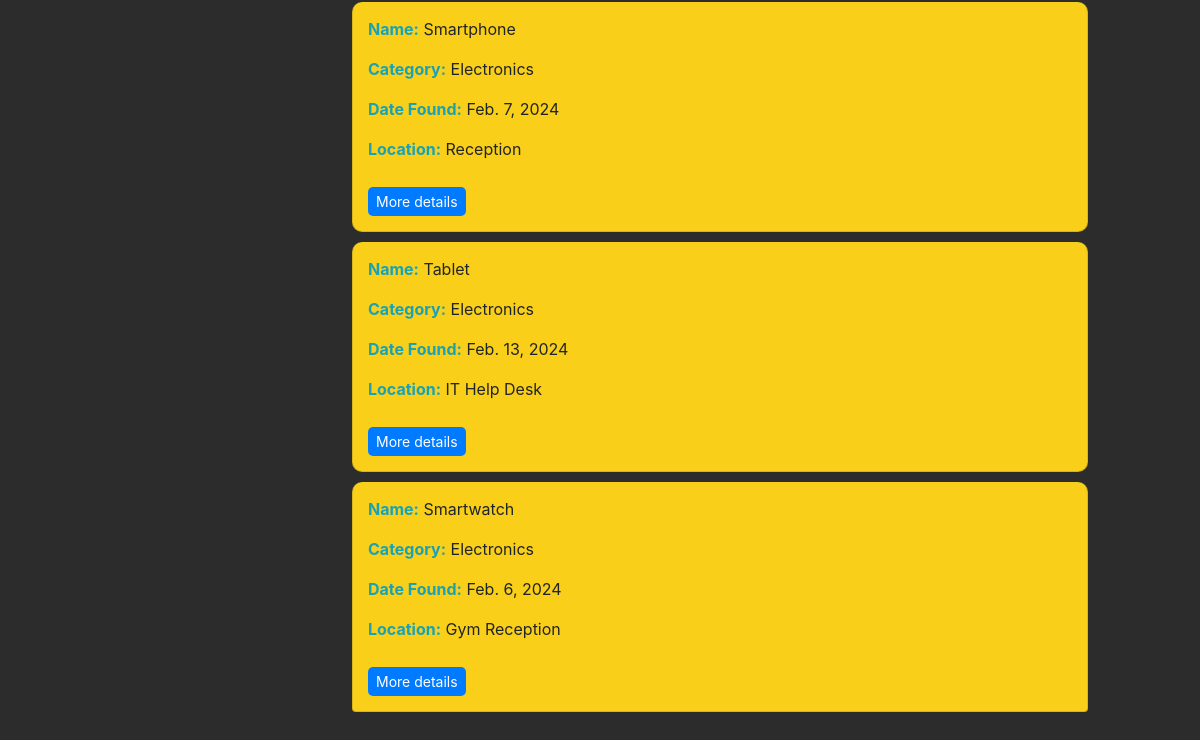
The page /filter/?category=Electronics (lower part) on the database as committed earlier.
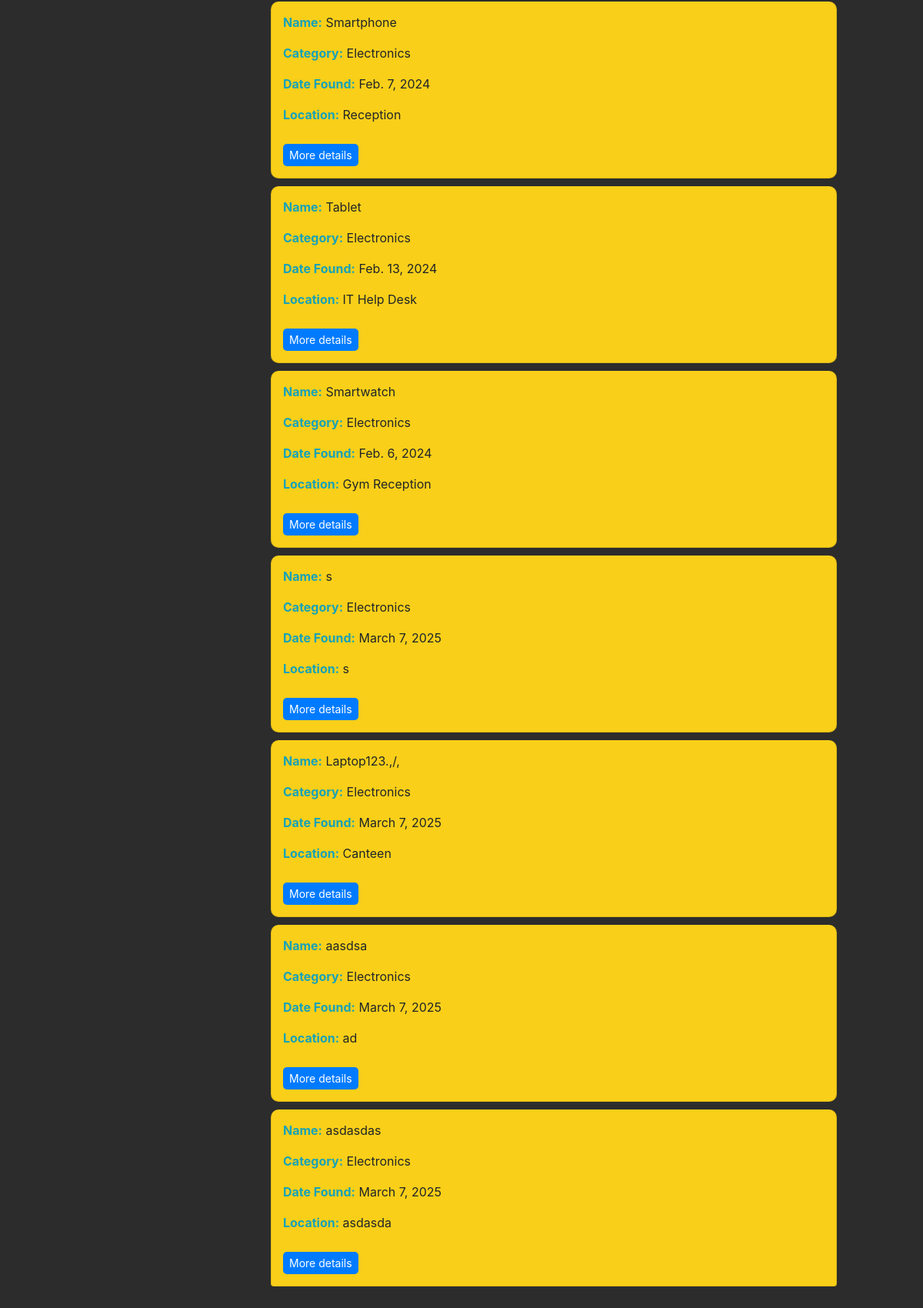
The same page on the database as committed later.
### mainapp/models.py (models this page shows, shortened)
class Item(models.Model):
    name = models.CharField(max_length=50)
    description = models.CharField(max_length=250)
    category = models.ForeignKey(Category, on_delete=models.CASCADE)
    brand = models.CharField(null=True, blank=True,max_length=20)
    color = models.CharField(null=True, blank=True,max_length=20)
    date_found = models.DateField(auto_now_add=True)
    claimed_status = models.BooleanField(default=False)
    location = models.CharField(max_length=255)
    tags = models.ManyToManyField(Tag, through="ItemTag")

class Category(models.Model):
    name = models.CharField(max_length=50, unique=True)
    def __str__(self):
        return self.name

### mainapp/views.py (the view)
# urls.py: path('filter/',views.search_items,name='filter'),
def search_items(request):
    categories = Category.objects.all()
    category = request.GET.get('category')
    if category:
        items = Item.objects.filter(category__name = category)
    else:
        items = Item.objects.all()
    context = {
        'categories': categories,
        'items': items,
        'category': category
    }
    return render(request,'mainapp/filter.html',context)

### mainapp/templates/mainapp/filter.html (shortened to what this page needs)
{% extends 'index.html' %}
{% block content %}
    <ul class="list-group">
        {% for item in items %}
            <li class="list-group-item">
                <p><span class="text-info">Name:</span> {{ item.name }}</p>
                <p><span class="text-info">Category:</span> {{ item.category }}</p>
                <p><span class="text-info">Date Found:</span> {{ item.date_found }}</p>
                <p><span class="text-info">Location:</span> {{ item.location }}</p>
                <a class="btn btn-primary btn-sm" href="{% url 'item-detail' item.pk %}">More details</a>
            </li>
        {% endfor %}
    </ul>
{% endblock %}

Rows that differ between the two databases and show on the page:
added Item: name "s", category "Electronics", date_found "March 7, 2025", location "s"
added Item: name "Laptop123.,/,", category "Electronics", date_found "March 7, 2025", location "Canteen"
added Item: name "aasdsa", category "Electronics", date_found "March 7, 2025", location "ad"
added Item: name "asdasdas", category "Electronics", date_found "March 7, 2025", location "asdasda"
